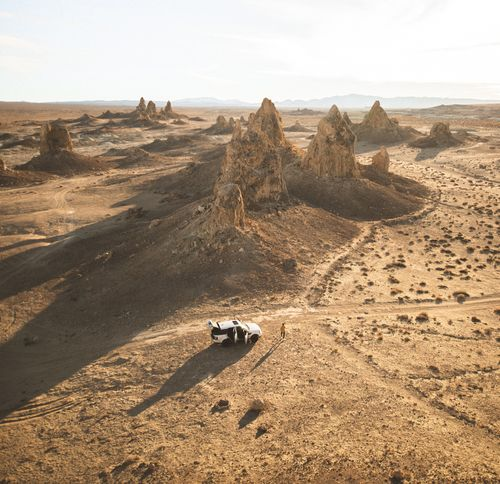
#> input picture images/desert.jpg, 500 x 484 px, found by its file name
$ python 05.1_Histogram_equalization.py
#> lines starting #> are read from the running program, lines starting #| are printed output that depends on the picture

# Image credits
# https://www.pexels.com/@arnie-watkins-1337313

import cv2
import numpy as np
import matplotlib.pyplot as plt

image  = cv2.imread("images\\desert.jpg")
#> image is the input picture: shape (484, 500, 3); mean B, G, R 123.7, 148.1, 171
gray = cv2.cvtColor(image, cv2.COLOR_BGR2GRAY)
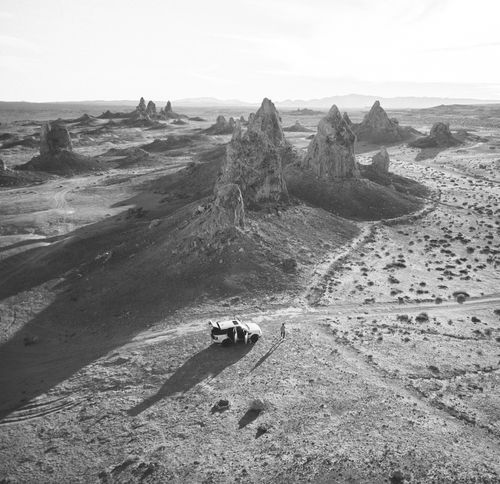
#> gray: shape (484, 500); min 17, max 255, mean 152.2
image_rgb = cv2.cvtColor(image, cv2.COLOR_BGR2RGB)


# ---------------------------------------------------------------------------- #
#? Histogram equalization

equalized = cv2.equalizeHist(gray)
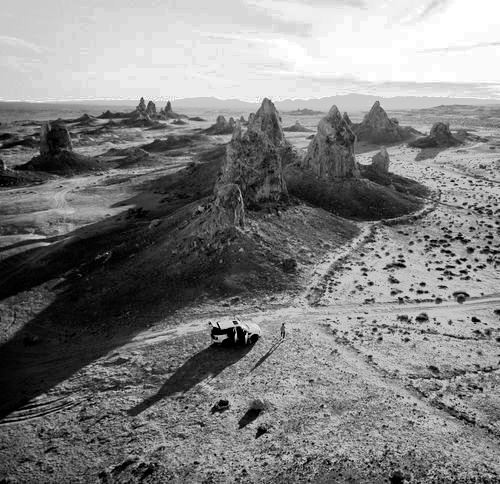
#> equalized: shape (484, 500); min 0, max 255, mean 128.6

fig = plt.figure(num=1, figsize=(10,6))
plt.subplot(121)
plt.imshow(gray, cmap='gray')
plt.title("Original Image")
plt.subplot(122)
plt.imshow(equalized, cmap='gray')
plt.title("Equalized Image")
plt.show()
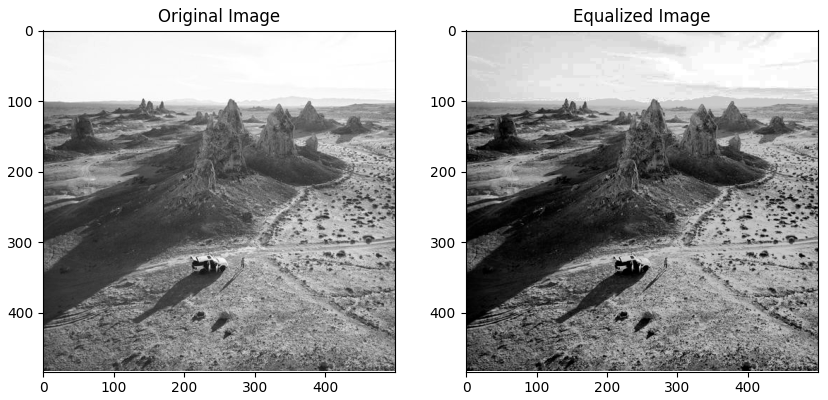
#> figure drawn by matplotlib, 2 panels


# ---------------------------------------------------------------------------- #
#? CLAHE (Contrast Limited Adaptive Histogram Equalization)
# adaptive histogram equalization

clahe = cv2.createCLAHE(clipLimit=2, tileGridSize=(8,8))
res = clahe.apply(gray)
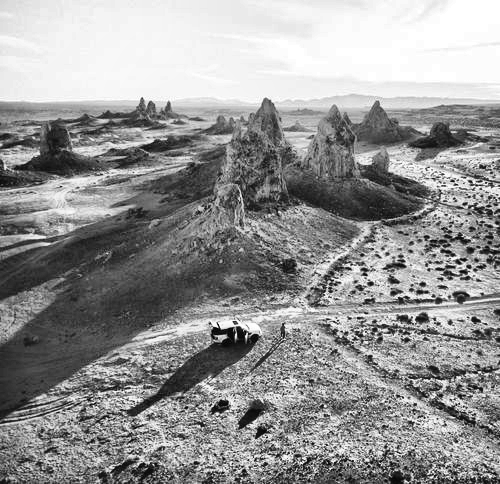
#> res: shape (484, 500); min 2, max 255, mean 149.1

fig = plt.figure(num=2, figsize=(10,6))
plt.subplot(121)
plt.imshow(gray, cmap='gray')
plt.title("Original Image")
plt.subplot(122)
plt.imshow(res, cmap='gray')
plt.title("CLAHE Equalized Image")
plt.show()

# ---------------------------------------------------------------------------- #
#! Histogram Backprojection

$ run again, with images/2.jpg copied over images/desert.jpg
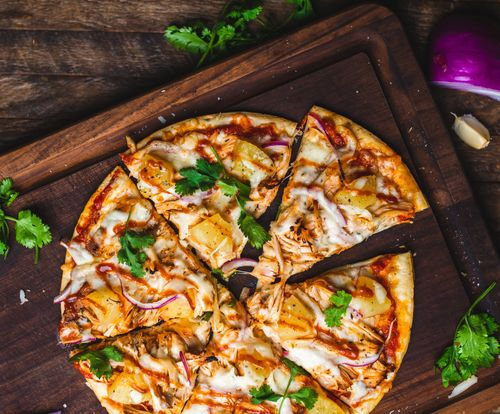
#> input picture images/2.jpg, 500 x 414 px, found by its file name
#> image is the input picture: shape (414, 500, 3); mean B, G, R 53.9, 84.7, 117.8
#> `equalized = cv2.equalizeHist(gray)`:
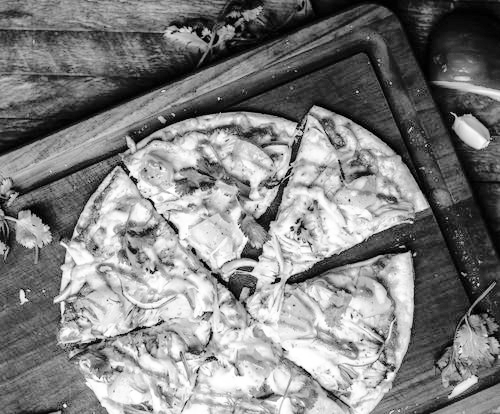
#> equalized: shape (414, 500); min 0, max 255, mean 128.4
#> `res = clahe.apply(gray)`:
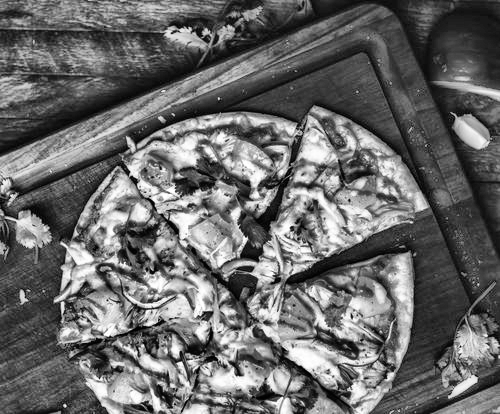
#> res: shape (414, 500); min 0, max 255, mean 105.1

$ run again, with images/building.jpg copied over images/desert.jpg
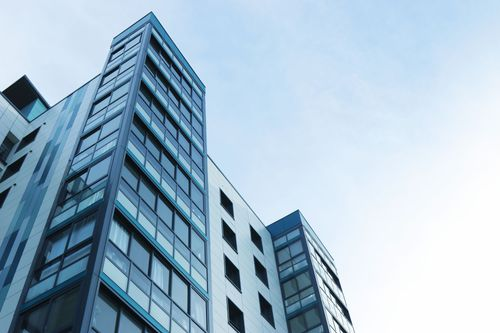
#> input picture images/building.jpg, 500 x 333 px, found by its file name
#> image is the input picture: shape (333, 500, 3); mean B, G, R 203.9, 186.3, 162.6
#> `equalized = cv2.equalizeHist(gray)`:
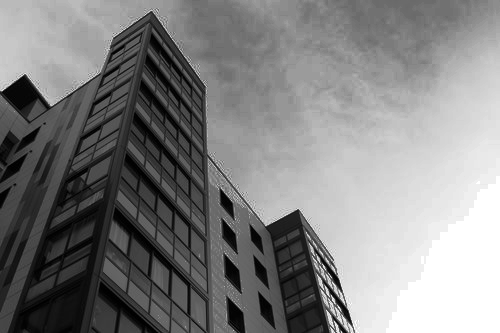
#> equalized: shape (333, 500); min 0, max 255, mean 129
#> `res = clahe.apply(gray)`:
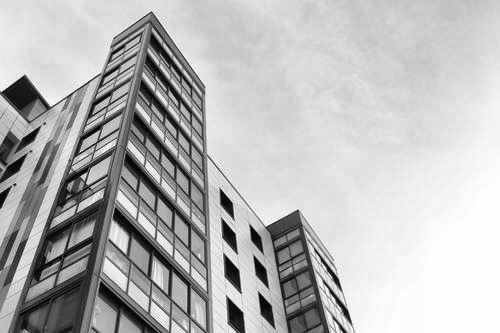
#> res: shape (333, 500); min 0, max 255, mean 184
